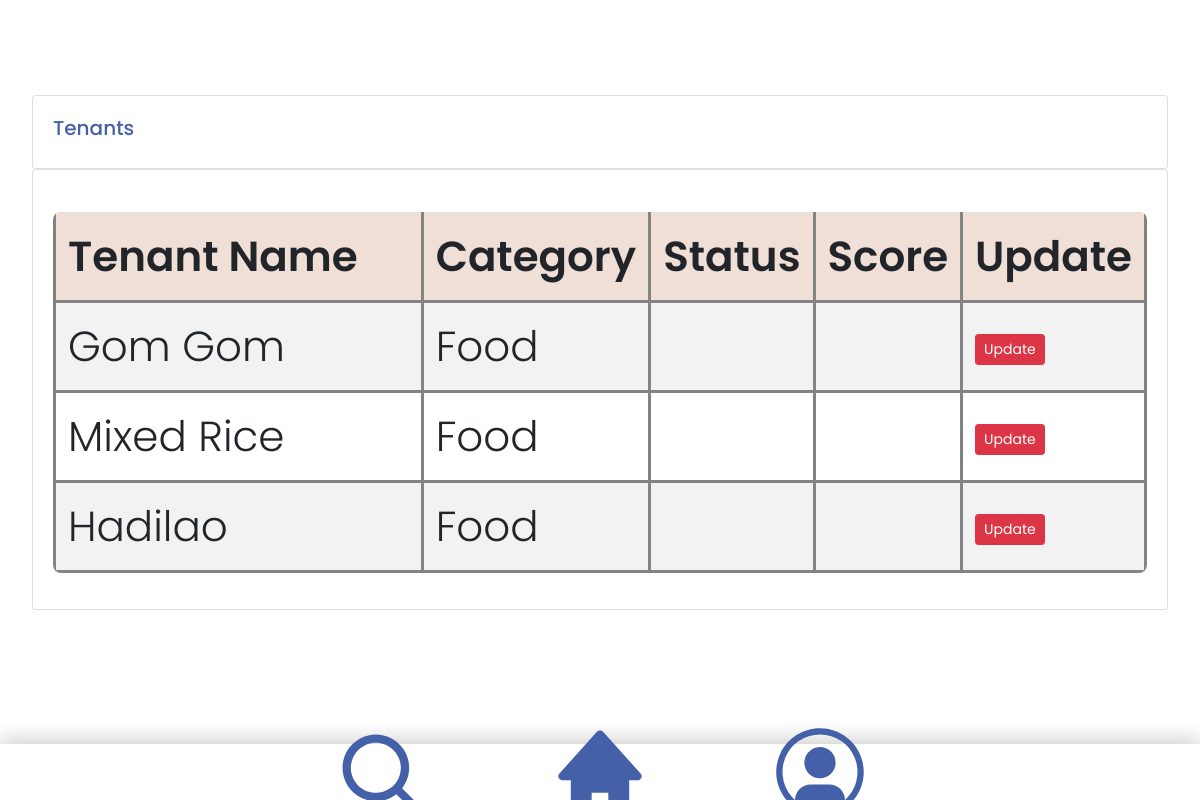
The app's page /tenants/ (signed in), older data.
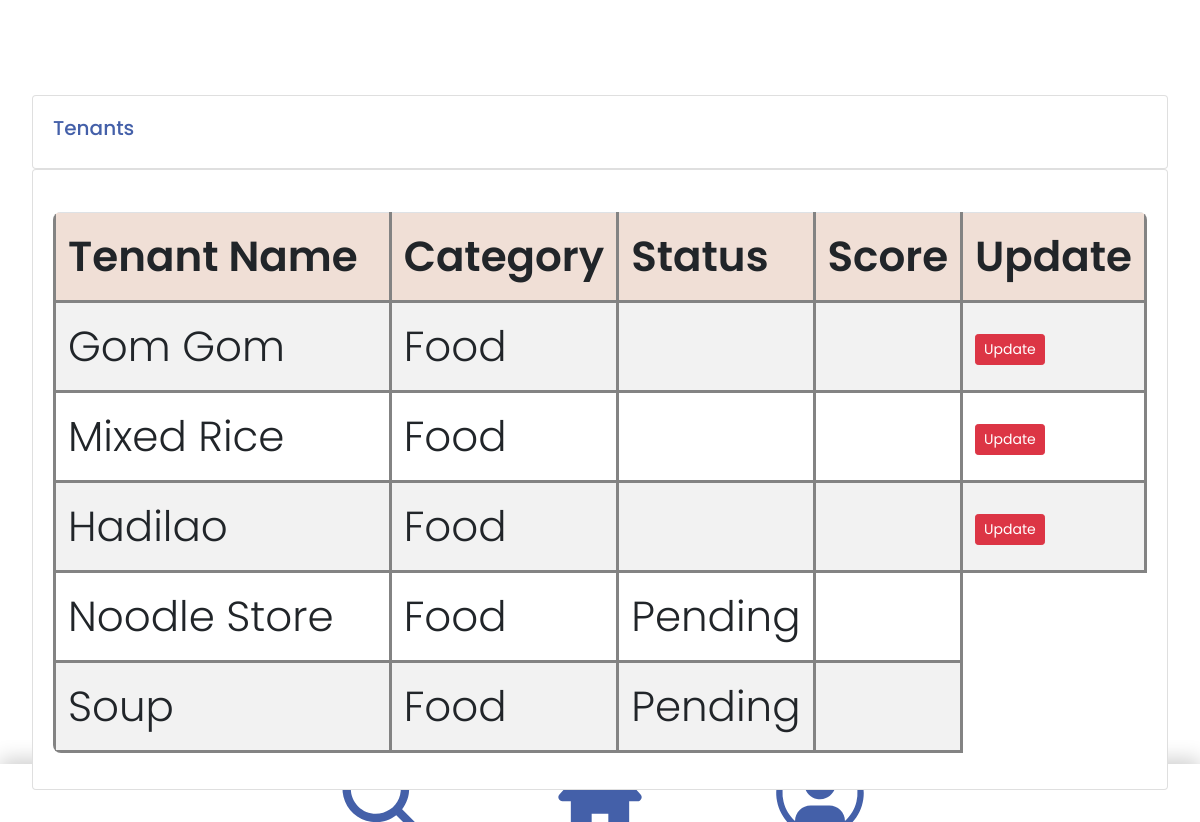
The same page, newer data.
### accounts/models.py (models this page shows, shortened)
class Tenant(models.Model):
    STATUS = (
        ('Pending', 'Pending'),
        ('Pass', 'Pass'),
        ('Fail', 'Fail'),
    )
    name = models.CharField(max_length=100)
    status = models.CharField(max_length=50, choices=STATUS, blank=True)
    category = models.CharField(max_length=100)
    date_created = models.DateTimeField(auto_now_add=True)
    description = models.CharField(max_length=100, blank=True)
    actual_img = models.ImageField(upload_to ='images/')

### accounts/decorators.py (the view)
	def wrapper_function(request, *args, **kwargs):
		group = None
		if request.user.groups.exists():
			group = request.user.groups.all()[0].name
		if group == 'tenant':
			return redirect('user-page')
		if group == 'admin':
			return view_func(request, *args, **kwargs)

### accounts/views.py (called while the page is built)
@login_required(login_url='login')
@admin_only
def tenants(request):
    tenants = Tenant.objects.all()
    return render(request, 'accounts/tenants.html', {'tenants': tenants})

### accounts/templates/accounts/tenants.html
{% extends 'accounts/main.html' %}
{% block content %}
    <br>
    <div class="row">
        <div class="col-md">
            <div class="card card-body">
                <h5>Tenants</h5>
            </div>
            <div class="card card-body">
                <table class="table">
                    <tr>
                        <th>Tenant Name</th>
                        <th>Category</th>
                        <th>Status</th>
                        <th>Score</th>
                        <th>Update</th>
                    </tr>
                    {% for i in tenants %}
                        <tr>
                            <td>{{ i.name }}</td>
                            <td>{{ i.category }}</td>
                            <td>{{ i.status }}</td>
                            <td>{{ i.score }}</td>
                            {% if i.status in "Fail" %}
                            <td><a class="btn btn-sm btn-danger" href="">Update</a></td>
                            {% endif %}
                        </tr>
                    {% endfor %}
                </table>
            </div>
        </div>
    </div>
{% endblock %}

Row changes from the older to the newer data that the page shows:
added Tenant: name "Noodle Store", category "Food", status "Pending"
added Tenant: name "Soup", category "Food", status "Pending"
